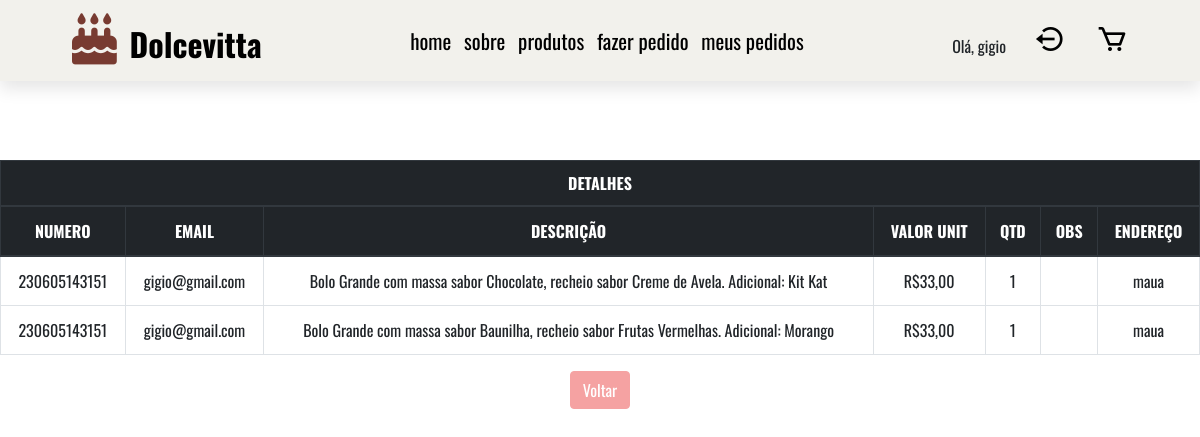
Screenshot of /php/pedidos_infos.php?info=230605143151 (signed in) with the database file from the repository.
### tables this page shows
CREATE TABLE IF NOT EXISTS `tb_pedidos` (
  `indice` int(11) NOT NULL AUTO_INCREMENT,
  `cod_bolo` varchar(8) NOT NULL,
  `num_pedido` varchar(12) NOT NULL,
  `descricao` varchar(120) NOT NULL,
  `email` varchar(60) NOT NULL,
  `obs` varchar(120) NOT NULL,
  `quantidade` int(2) NOT NULL,
  `preco` float NOT NULL,
  `ende` varchar(120) NOT NULL,
  `status_pdd` varchar(10) NOT NULL,
  PRIMARY KEY (`indice`)
);

### php/pedidos_infos.php (the view, shortened to what this page needs)
<?php
if (!isset($_SESSION['logged_in']) || !$_SESSION['logged_in']) {
    header("Location: login.php");
} else {
    if ($_SESSION['usermail'] !== "admin@admin" || $_SESSION['username'] !== "admin") {
    $sql = mysql_query("SELECT descricao, obs, preco/quantidade as preco_unit, quantidade,email,ende,num_pedido
        FROM tb_pedidos WHERE email LIKE '{$_SESSION['usermail']}' AND num_pedido=". $_GET['info']);
    } else {
    $sql = mysql_query("SELECT descricao, obs, preco/quantidade as preco_unit, quantidade,email,ende,num_pedido
    FROM tb_pedidos WHERE num_pedido=". $_GET['info']);
    }
?>
<!DOCTYPE html>
<html>
<head>
    <link rel="stylesheet"
        href="https://unpkg.com/boxicons@latest/css/boxicons.min.css">
    <link rel="stylesheet"
        href="https://cdnjs.cloudflare.com/ajax/libs/font-awesome/6.4.0/css/all.min.css">
    <link rel="stylesheet"
        href="https://cdn.jsdelivr.net/npm/bootstrap@4.0.0/dist/css/bootstrap.min.css"
>
        <link rel="stylesheet" href="../css/style.css">
    </head>
<body>
    <header class="header">
    <a href="../index.php#home" class="logo"><i class="fas fa-birthday-cake"></i>Dolcevitta</a>
        <nav class="navbar" onclick="abrirMenu()">
            <a href="../index.php#home">home</a>
            <a href="../index.php#sobre">sobre</a>
            <a href="../index.php#produtos">produtos</a>
            <a href="../index.php#pedidos">fazer pedido</a>
            <?php
            if(isset($_SESSION['logged_in']) && $_SESSION['logged_in'] == true && $_SESSION['username'] == 'admin') {
                echo '<a href="pedidos_admin.php">pedidos</a>';
            } elseif (isset($_SESSION['logged_in']) && $_SESSION['logged_in'] == true) {
                echo '<a href="pedidos.php">meus pedidos</a>';
            } else {
                echo '<a href="login.php">meus pedidos</a>';}
            ?>
        </nav>
        <div class="icons">
        <?php
            if(isset($_SESSION['logged_in']) && $_SESSION['logged_in'] == true){
                echo 'Olá, '.$_SESSION['username'].'<div id="btn_logout_sub" class="bx bx-log-out-circle"></div>';
            } else {
                echo '<div id="btn_login_sub" class="bx bx-log-in-circle"></div>';
            }
        ?>
            <div id="btn_carrinho_sub" class="bx bx-cart"></div>
        </div>
    </header>
<section class="table-responsive">
	<table class="table table-hover table-bordered">
		<thead class="thead-dark">
<tr>
                        <th colspan="7e" style="padding:10px" class="tabela">DETALHES</th>
                    </tr>
                <tr>
                    <th scope="col">NUMERO</th>
                    <th scope="col">EMAIL</th>
                    <th scope="col">DESCRIÇÃO</th>
                    <th scope="col">VALOR UNIT</th>
                    <th scope="col">QTD</th>
                    <th scope="col">OBS</th>
                    <th scope="col">ENDEREÇO</th>
                </tr>
                </thead>
                <?php
                    while($linha = mysql_fetch_assoc($sql)) {
                ?>
                <tr>
                    <td class="linha-tabela"><?php echo $linha['num_pedido']; ?></td>
                    <td class="linha-tabela"><?php echo $linha['email']; ?></td>
                    <td class="linha-tabela"><?php echo $linha['descricao']; ?></td>
                    <td class="linha-tabela">R$<?php echo $linha['preco_unit']; ?>,00</td>
                    <td class="linha-tabela"><?php echo $linha['quantidade']; ?></td>
                    <td class="linha-tabela"><?php echo $linha['obs']; ?></td>
                    <td class="linha-tabela"><?php echo $linha['ende']; ?></td>
                </tr>
                <?php
                    }
                ?>
        </table>
        <div class="botao-voltar">
            <input type="button" class="btn btn-primary" value="Voltar" onclick="window.location.href='<?php
                if($_SESSION['username'] == 'admin') {
                    echo 'pedidos_admin.php';
                } elseif (isset($_SESSION['logged_in']) && $_SESSION['logged_in'] == true) {
                    echo 'pedidos.php';
                }
                ?>'">
        </div>
</body>
</html>
<?php
}
?>

### css/style.css (style rules this page uses)
:root { --primary-color: #f5a2a2; --secondary: #783b31; --bg: #f2f1ec; --black: #000; --white: #fff; --box-shadow: 0 .5rem 1rem rgba(0, 0, 0, 0.1); }
* { font-family: 'Oswald', sans-serif; margin: 0; padding: 0; box-sizing: border-box; scroll-behavior: smooth; }
body { background-color: var(--bg); max-width: 100vw; overflow-x: hidden; }
.header { position: fixed; top: 0; left: 0; right: 0; background: var(--bg); box-shadow: var(--box-shadow); display: flex; align-items: center; justify-content: space-between; padding: 1.6vh 6%; }
.header .logo { font-size: 2rem; font-weight: bolder; color:var(--black); text-decoration: none; }
.header .logo i { font-size: 3.2rem; color: var(--secondary); padding-right: .8rem; }
.header .navbar a { font-size: 1.5rem; margin: 0 1rem; color: var(--black); transition: 0.3s; text-decoration: none; }
.header .icons div { font-size: 2rem; color: var(--black); margin-left: 1.7rem; cursor: pointer; }
.btn-primary { background-color: var(--primary-color); border-color: var(--primary-color)!important; }
.table-responsive { padding-top: 20vh; min-height: 100vh; min-width: 100vw; background: var(--white); }
.table { text-align: center; }
.botao-voltar { display: flex; text-align: center; justify-content: center; }
@media (max-width:1200px) { .header .navbar a { font-size: 1.3rem; margin: 0 .4rem; } }

### rows the page displays
tb_pedidos: num_pedido "230605143151", email "gigio@gmail.com", descricao "Bolo Grande com massa sabor Chocolate, recheio sabor Creme de Avela. Adicional: Kit Kat", preco_unit "33", quantidade "1", ende "maua"
tb_pedidos: num_pedido "230605143151", email "gigio@gmail.com", descricao "Bolo Grande com massa sabor Baunilha, recheio sabor Frutas Vermelhas. Adicional: Morango", preco_unit "33", quantidade "1", ende "maua"

### other values shown
$_SESSION['username'] "gigio"
